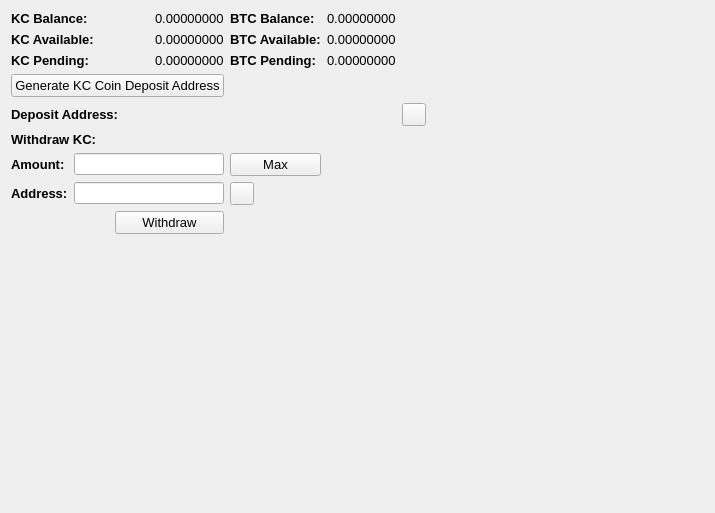
     <widget class="QWidget" name="BalanceTab">
      <attribute name="title">
       <string>Balance</string>
      </attribute>
      <layout class="QGridLayout" name="gridLayout_2">
       <item row="0" column="0" colspan="2">
        <widget class="QLabel" name="label_11">
         <property name="font">
          <font>
           <pointsize>10</pointsize>
           <weight>75</weight>
           <bold>true</bold>
          </font>
         </property>
         <property name="text">
          <string>KC Balance:</string>
         </property>
        </widget>
       </item>
       <item row="0" column="3">
        <widget class="QLabel" name="KCBalanceLabel">
         <property name="font">
          <font>
           <pointsize>10</pointsize>
          </font>
         </property>
         <property name="text">
          <string>0.00000000</string>
         </property>
         <property name="textInteractionFlags">
          <set>Qt::LinksAccessibleByMouse|Qt::TextSelectableByMouse</set>
         </property>
        </widget>
       </item>
       <item row="0" column="4">
        <widget class="QLabel" name="label_12">
         <property name="font">
          <font>
           <pointsize>10</pointsize>
           <weight>75</weight>
           <bold>true</bold>
          </font>
         </property>
         <property name="text">
          <string>BTC Balance:</string>
         </property>
        </widget>
       </item>
       <item row="0" column="5">
        <widget class="QLabel" name="BitcoinBalanceLabel">
         <property name="font">
          <font>
           <pointsize>10</pointsize>
          </font>
         </property>
         <property name="text">
          <string>0.00000000</string>
         </property>
         <property name="textInteractionFlags">
          <set>Qt::LinksAccessibleByMouse|Qt::TextSelectableByMouse</set>
         </property>
        </widget>
       </item>
       <item row="0" column="7" rowspan="10">
        <spacer name="horizontalSpacer_4">
         <property name="orientation">
          <enum>Qt::Horizontal</enum>
         </property>
         <property name="sizeHint" stdset="0">
          <size>
           <width>278</width>
           <height>288</height>
          </size>
         </property>
        </spacer>
       </item>
       <item row="1" column="0" colspan="2">
        <widget class="QLabel" name="label_13">
         <property name="font">
          <font>
           <pointsize>10</pointsize>
           <weight>75</weight>
           <bold>true</bold>
          </font>
         </property>
         <property name="text">
          <string>KC Available:</string>
         </property>
        </widget>
       </item>
       <item row="1" column="3">
        <widget class="QLabel" name="KCAvailableLabel_2">
         <property name="font">
          <font>
           <pointsize>10</pointsize>
          </font>
         </property>
         <property name="text">
          <string>0.00000000</string>
         </property>
         <property name="textInteractionFlags">
          <set>Qt::LinksAccessibleByMouse|Qt::TextSelectableByMouse</set>
         </property>
        </widget>
       </item>
       <item row="1" column="4">
        <widget class="QLabel" name="label_15">
         <property name="font">
          <font>
           <pointsize>10</pointsize>
           <weight>75</weight>
           <bold>true</bold>
          </font>
         </property>
         <property name="text">
          <string>BTC Available:</string>
         </property>
        </widget>
       </item>
       <item row="1" column="5">
        <widget class="QLabel" name="BitcoinAvailableLabel">
         <property name="font">
          <font>
           <pointsize>10</pointsize>
          </font>
         </property>
         <property name="text">
          <string>0.00000000</string>
         </property>
         <property name="textInteractionFlags">
          <set>Qt::LinksAccessibleByMouse|Qt::TextSelectableByMouse</set>
         </property>
        </widget>
       </item>
       <item row="2" column="0" colspan="2">
        <widget class="QLabel" name="label_14">
         <property name="font">
          <font>
           <pointsize>10</pointsize>
           <weight>75</weight>
           <bold>true</bold>
          </font>
         </property>
         <property name="text">
          <string>KC Pending:</string>
         </property>
        </widget>
       </item>
       <item row="2" column="3">
        <widget class="QLabel" name="KCPendingLabel">
         <property name="font">
          <font>
           <pointsize>10</pointsize>
          </font>
         </property>
         <property name="text">
          <string>0.00000000</string>
         </property>
         <property name="textInteractionFlags">
          <set>Qt::LinksAccessibleByMouse|Qt::TextSelectableByMouse</set>
         </property>
        </widget>
       </item>
       <item row="2" column="4">
        <widget class="QLabel" name="label_31">
         <property name="font">
          <font>
           <pointsize>10</pointsize>
           <weight>75</weight>
           <bold>true</bold>
          </font>
         </property>
         <property name="text">
          <string>BTC Pending:</string>
         </property>
        </widget>
       </item>
       <item row="2" column="5">
        <widget class="QLabel" name="BitcoinPendingLabel">
         <property name="font">
          <font>
           <pointsize>10</pointsize>
          </font>
         </property>
         <property name="text">
          <string>0.00000000</string>
         </property>
         <property name="textInteractionFlags">
          <set>Qt::LinksAccessibleByMouse|Qt::TextSelectableByMouse</set>
         </property>
        </widget>
       </item>
       <item row="3" column="0" colspan="4">
        <widget class="QPushButton" name="GenDepositBTN">
         <property name="font">
          <font>
           <pointsize>10</pointsize>
          </font>
         </property>
         <property name="text">
          <string>Generate KC Coin Deposit Address</string>
         </property>
        </widget>
       </item>
       <item row="4" column="0" colspan="3">
        <widget class="QLabel" name="label_33">
         <property name="font">
          <font>
           <pointsize>10</pointsize>
           <weight>75</weight>
           <bold>true</bold>
          </font>
         </property>
         <property name="text">
          <string>Deposit Address:</string>
         </property>
        </widget>
       </item>
       <item row="4" column="3" colspan="3">
        <widget class="QLabel" name="DepositAddressLabel">
         <property name="minimumSize">
          <size>
           <width>200</width>
           <height>0</height>
          </size>
         </property>
         <property name="palette">
          <palette>
           <active>
            <colorrole role="WindowText">
             <brush brushstyle="SolidPattern">
              <color alpha="255">
               <red>0</red>
               <green>0</green>
               <blue>0</blue>
              </color>
             </brush>
            </colorrole>
            <colorrole role="Text">
             <brush brushstyle="SolidPattern">
              <color alpha="255">
               <red>0</red>
               <green>0</green>
               <blue>255</blue>
              </color>
             </brush>
            </colorrole>
           </active>
           <inactive>
            <colorrole role="WindowText">
             <brush brushstyle="SolidPattern">
              <color alpha="255">
               <red>0</red>
               <green>0</green>
               <blue>0</blue>
              </color>
             </brush>
            </colorrole>
            <colorrole role="Text">
             <brush brushstyle="SolidPattern">
              <color alpha="255">
               <red>0</red>
               <green>0</green>
               <blue>255</blue>
              </color>
             </brush>
            </colorrole>
           </inactive>
           <disabled>
            <colorrole role="WindowText">
             <brush brushstyle="SolidPattern">
              <color alpha="255">
               <red>120</red>
               <green>120</green>
               <blue>120</blue>
              </color>
             </brush>
            </colorrole>
            <colorrole role="Text">
             <brush brushstyle="SolidPattern">
              <color alpha="255">
               <red>120</red>
               <green>120</green>
               <blue>120</blue>
              </color>
             </brush>
            </colorrole>
           </disabled>
          </palette>
         </property>
         <property name="font">
          <font>
           <pointsize>10</pointsize>
           <weight>75</weight>
           <bold>true</bold>
          </font>
         </property>
         <property name="text">
          <string/>
         </property>
         <property name="alignment">
          <set>Qt::AlignRight|Qt::AlignTrailing|Qt::AlignVCenter</set>
         </property>
         <property name="textInteractionFlags">
          <set>Qt::LinksAccessibleByMouse|Qt::TextSelectableByKeyboard|Qt::TextSelectableByMouse</set>
         </property>
        </widget>
       </item>
       <item row="4" column="6">
        <widget class="QToolButton" name="DepositCopyButton">
         <property name="toolTip">
          <string>Copy to clipboard</string>
         </property>
         <property name="text">
          <string/>
         </property>
         <property name="icon">
          <iconset resource="../bitcoin.qrc">
           <normaloff>:/icons/editcopy</normaloff>:/icons/editcopy</iconset>
         </property>
         <property name="shortcut">
          <string>Alt+P</string>
         </property>
        </widget>
       </item>
       <item row="5" column="0" colspan="2">
        <widget class="QLabel" name="label_34">
         <property name="font">
          <font>
           <pointsize>10</pointsize>
           <weight>75</weight>
           <bold>true</bold>
          </font>
         </property>
         <property name="text">
          <string>Withdraw KC:</string>
         </property>
        </widget>
       </item>
       <item row="6" column="0">
        <widget class="QLabel" name="label_26">
         <property name="font">
          <font>
           <pointsize>10</pointsize>
           <weight>75</weight>
           <bold>true</bold>
          </font>
         </property>
         <property name="text">
          <string>Amount:</string>
         </property>
        </widget>
       </item>
       <item row="6" column="1" colspan="3">
        <widget class="QLineEdit" name="WithdrawUnitsInput">
         <property name="font">
          <font>
           <pointsize>9</pointsize>
           <weight>75</weight>
           <bold>true</bold>
          </font>
         </property>
         <property name="text">
          <string/>
         </property>
        </widget>
       </item>
       <item row="6" column="4">
        <widget class="QPushButton" name="Withdraw_Max_Amount">
         <property name="font">
          <font>
           <pointsize>10</pointsize>
          </font>
         </property>
         <property name="text">
          <string>Max</string>
         </property>
        </widget>
       </item>
       <item row="7" column="0">
        <widget class="QLabel" name="label_10">
         <property name="font">
          <font>
           <pointsize>10</pointsize>
           <weight>75</weight>
           <bold>true</bold>
          </font>
         </property>
         <property name="text">
          <string>Address:</string>
         </property>
        </widget>
       </item>
       <item row="7" column="1" colspan="3">
        <widget class="QLineEdit" name="WithdrawAddress">
         <property name="font">
          <font>
           <pointsize>9</pointsize>
           <weight>75</weight>
           <bold>true</bold>
          </font>
         </property>
        </widget>
       </item>
       <item row="7" column="4">
        <widget class="QToolButton" name="WithdrawPasteButton">
         <property name="toolTip">
          <string>Paste from clipboard</string>
         </property>
         <property name="text">
          <string/>
         </property>
         <property name="icon">
          <iconset resource="../bitcoin.qrc">
           <normaloff>:/icons/editpaste</normaloff>:/icons/editpaste</iconset>
         </property>
         <property name="shortcut">
          <string>Alt+P</string>
         </property>
        </widget>
       </item>
       <item row="8" column="2" colspan="2">
        <widget class="QPushButton" name="WithdrawUnitsBtn">
         <property name="font">
          <font>
           <pointsize>10</pointsize>
          </font>
         </property>
         <property name="text">
          <string>Withdraw</string>
         </property>
        </widget>
       </item>
       <item row="9" column="0" colspan="6">
        <spacer name="verticalSpacer">
         <property name="orientation">
          <enum>Qt::Vertical</enum>
         </property>
         <property name="sizeHint" stdset="0">
          <size>
           <width>228</width>
           <height>262</height>
          </size>
         </property>
        </spacer>
       </item>
      </layout>
      <zorder>label_31</zorder>
      <zorder>label_15</zorder>
      <zorder>label_12</zorder>
      <zorder>label_14</zorder>
      <zorder>label_13</zorder>
      <zorder>label_11</zorder>
      <zorder>BitcoinBalanceLabel</zorder>
      <zorder>KCBalanceLabel</zorder>
      <zorder>KCAvailableLabel_2</zorder>
      <zorder>KCPendingLabel</zorder>
      <zorder>BitcoinAvailableLabel</zorder>
      <zorder>BitcoinPendingLabel</zorder>
      <zorder>label_33</zorder>
      <zorder>GenDepositBTN</zorder>
      <zorder>DepositAddressLabel</zorder>
      <zorder>Withdraw_Max_Amount</zorder>
      <zorder>label_34</zorder>
      <zorder>WithdrawUnitsInput</zorder>
      <zorder>label_10</zorder>
      <zorder>label_26</zorder>
      <zorder>WithdrawAddress</zorder>
      <zorder>WithdrawUnitsBtn</zorder>
      <zorder>horizontalSpacer_4</zorder>
      <zorder>verticalSpacer</zorder>
      <zorder>WithdrawPasteButton</zorder>
      <zorder>DepositCopyButton</zorder>
     </widget>
